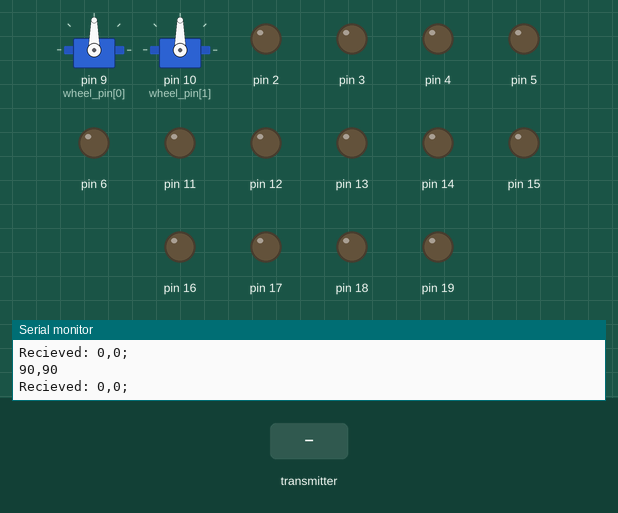
This sketch was run on a simulated Arduino Uno, built with avr-gcc and run on an emulated ATmega328P. Shown: 2 × servo, output pins drawn as LEDs (lit = HIGH), the last lines printed to the serial monitor. The inputs (shaded band) are chosen by the test bench. No radio packets arrive unless stated.

Above: at 1.2 s.
1.3 s: the transmitter starts sending data.0 = 256
At 2.1 s:
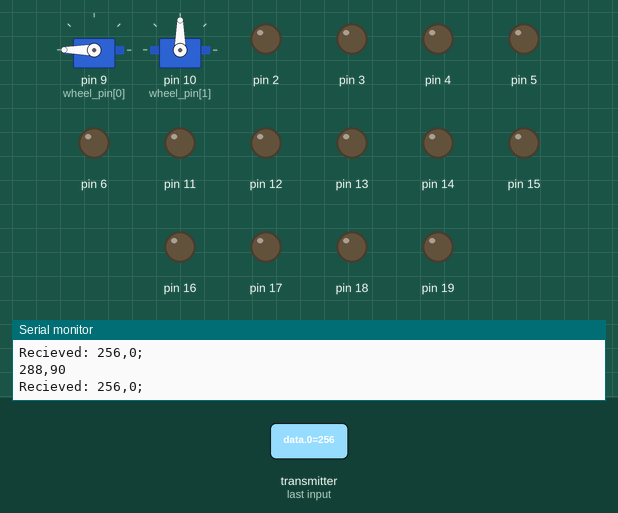
2.8 s: the transmitter starts sending data.1 = 256
At 4.0 s:
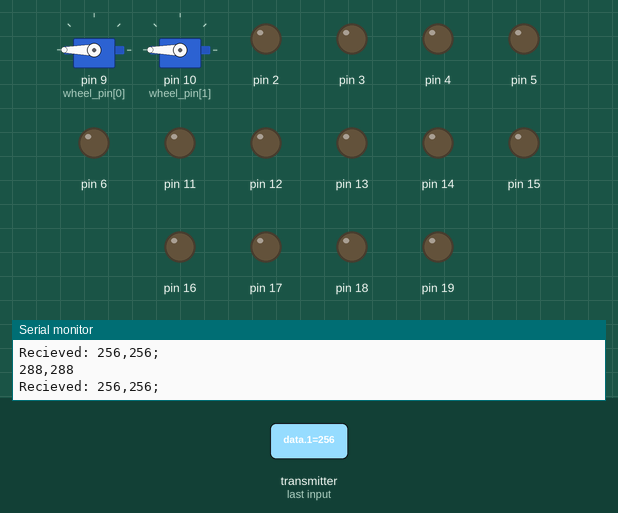
4.3 s: the transmitter starts sending data.0 = 0
At 5.4 s:
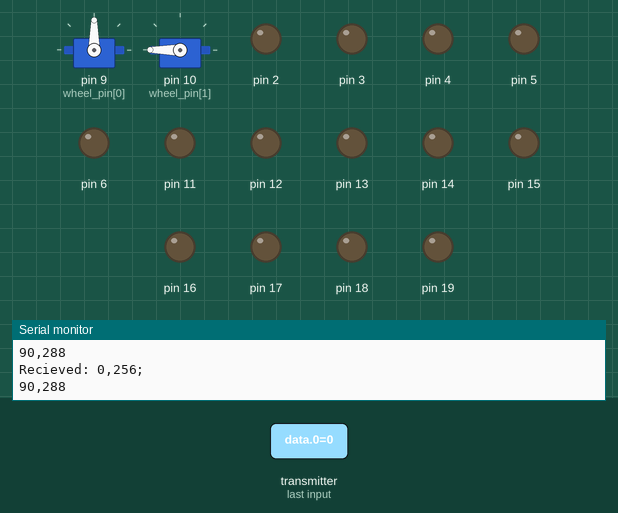
5.8 s: the transmitter starts sending data.0 = 1023
At 7.0 s:
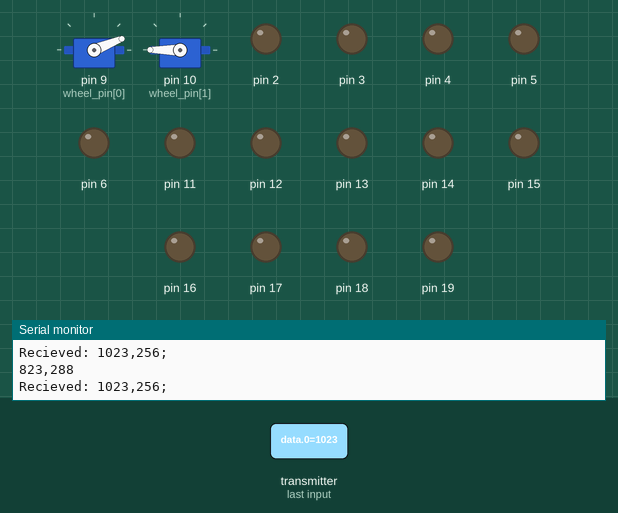
7.3 s: the transmitter starts sending data.1 = 0
At 8.2 s:
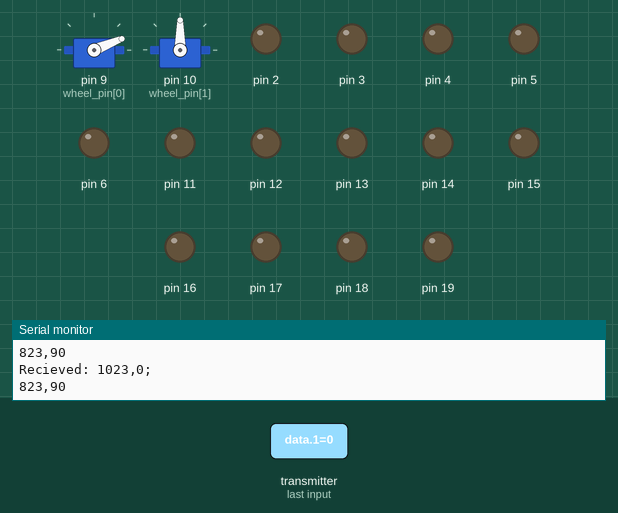
8.8 s: the transmitter starts sending data.1 = 1023
At 10.2 s:
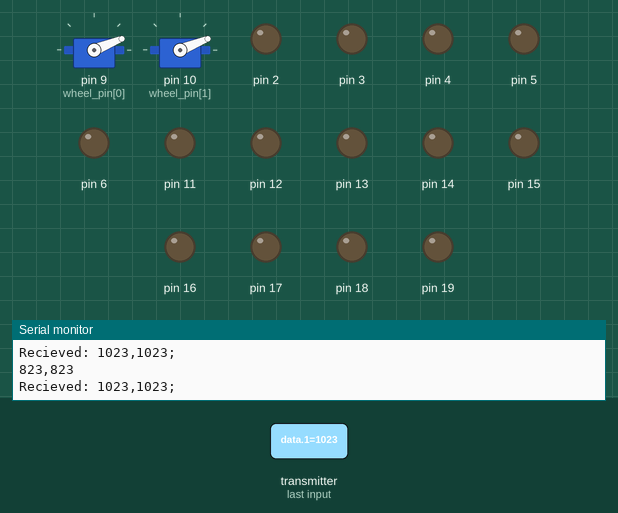
Timing chart, 0 to 11.3 s (numbered marks = the images above; inputs shaded):
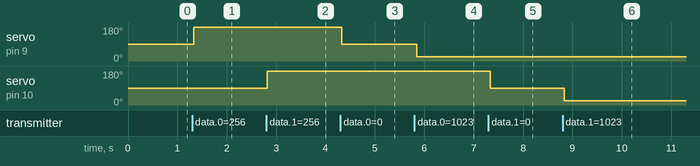

The sketch:

bot.ino
```cpp
/*
   This is the sketch for Inj_Bot for remote control mode
*/

// Скорость колеса от -100 до 100 в абстрактных единцах

#include <SPI.h>
#include "nRF24L01.h"
#include "RF24.h"
#include <Servo.h>

const byte WHEEL_NUM = 2;
int wheel_pin[WHEEL_NUM] = {9, 10};

struct Servo_val
{
  int const dead_zone = 21; // +- relative to 90
  int const min_v = 0;      // >=0 <90    55 is good
  int const stop_v = 90;    //
  int const max_v = 180;    // >90 <=180   125 is good
};
Servo_val sv;
Servo servo[WHEEL_NUM];

struct Mcs {
  int const min_prd = 600;
  int const stop_prd = 1500;
  int const max_prd = 2400;
};
Mcs mcs;

RF24 radio(7, 8);                                                           // "создать" модуль на пинах 9 и 10 Для Уно
byte address[][6] = {"1Node", "2Node", "3Node", "4Node", "5Node", "6Node"}; // возможные номера труб
const byte LEN_DATA = 2;
int data[LEN_DATA]; // xl r
byte pipeNo;

bool is_on_tr = false;

#define MAIN_PERIOD 5
uint32_t main_timer = 0;

void setup()
{
  for (int i = 2; i < 22; i++)
  {
    pinMode(i, OUTPUT);
  }
  Serial.begin(9600);       // открываем порт для связи с ПК
  radio.begin();            // активировать модуль
  radio.setAutoAck(1);      // режим подтверждения приёма, 1 вкл 0 выкл
  radio.setRetries(0, 15);  // (время между попыткой достучаться, число попыток)
  radio.enableAckPayload(); // разрешить отсылку данных в ответ на входящий сигнал
  radio.setPayloadSize(32); // размер пакета, в байтах

  radio.openReadingPipe(1, address[0]); // хотим слушать трубу 0
  radio.setChannel(0x6a);               // выбираем канал (в котором нет шумов!)

  radio.setPALevel(RF24_PA_MAX);   // уровень мощности передатчика. На выбор RF24_PA_MIN, RF24_PA_LOW, RF24_PA_HIGH, RF24_PA_MAX
  radio.setDataRate(RF24_250KBPS); // скорость обмена. На выбор RF24_2MBPS, RF24_1MBPS, RF24_250KBPS
  radio.powerUp();                 // начать работу
  radio.startListening();          // начинаем слушать эфир, мы приёмный модуль

  for (int i = 0; i < WHEEL_NUM; i++)
  {
    servo[i].attach(wheel_pin[i], mcs.min_prd, mcs.max_prd);
    servo[i].write(90);
  }
}

void loop()
{
  if (radio.available(&pipeNo))
  { // слушаем эфир со всех труб
    if (!is_on_tr)
    {
      is_on_tr = true;
    }
    radio.read(&data, sizeof(data)); // чиатем входящий сигнал
  }
  if (!is_on_tr)
  { // если не примаем, ставим иниты
    for (byte i = 0; i < LEN_DATA; i++)
    {
      data[i] = 0;
    }
  }

  Serial.print("Recieved: ");
  Serial.print(data[0]);
  for (byte i = 1; i < LEN_DATA; i++)
  {
    Serial.print(',');
    Serial.print(data[i]);
  }
  Serial.println(';');

  if (millis() - main_timer > MAIN_PERIOD)
  {
    main_timer = millis();

    int l = 0;
    int r = 0;

    if (data[0] < 0)
    {
      l = map(data[0], -100, 0, sv.min_v, sv.stop_v - sv.dead_zone);
    }
    else if (data[0] > 0)
    {
      l = map(data[0], 1, 100, sv.stop_v + sv.dead_zone, sv.max_v);
    }
    else {
      l = 90;
    }

    if (data[1] < 0)
    {
      r = map(data[1], -100, 0, sv.min_v, sv.stop_v - sv.dead_zone);
    }
    else if (data[1] > 0)
    {
      r = map(data[1], 1, 100, sv.stop_v + sv.dead_zone, sv.max_v);
    }
    else {
      r = 90;
    }

    servo[0].write(l);
    servo[1].write(r);

    Serial.print(l);
    Serial.print(',');
    Serial.println(r);
  }
}
```

Measured:
- after the input at 1.3 s, servo on pin 9 (wheel_pin[0]): 90° → 180° at once
- after the input at 2.8 s, servo on pin 10 (wheel_pin[1]): 90° → 180° at once
- after the input at 4.3 s, servo on pin 9 (wheel_pin[0]): 180° → 90° at once
- after the input at 5.8 s, servo on pin 9 (wheel_pin[0]): 90° → 22° at once
- after the input at 7.3 s, servo on pin 10 (wheel_pin[1]): 180° → 90° at once
- after the input at 8.8 s, servo on pin 10 (wheel_pin[1]): 90° → 22° at once
